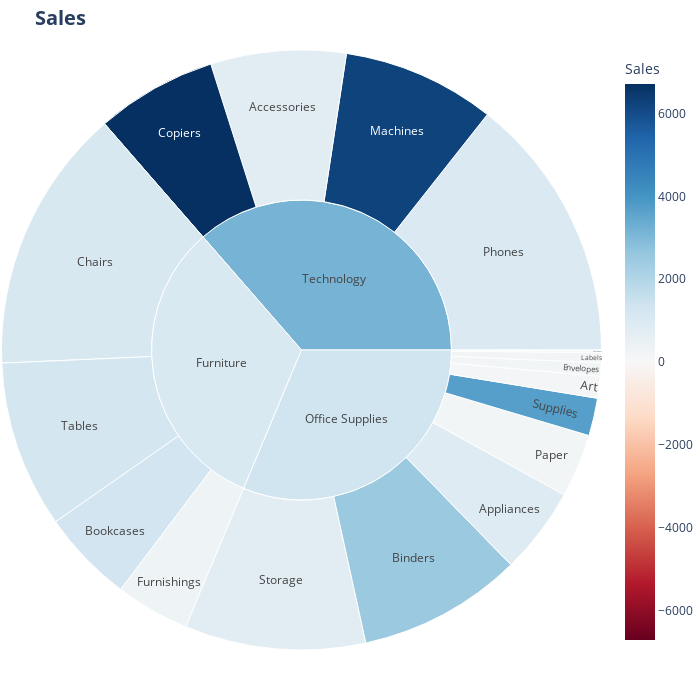

The notebook cell saved with this chart:
### Code cell
fig = px.sunburst(
    df,
    path=["Category", "Sub-Category"],
    values="Sales",
    color="Sales",
    color_continuous_scale="RdBu",
    color_continuous_midpoint=2.1,
    width=700,
    height=700
)

fig.update_traces(hovertemplate="<b>Sales: $%{value:.2f}")
 
fig.update_layout(
    title="<b>Sales",
    title_font={"size": 20},
    margin=dict(t=50, b=50, l=0, r=0),
)
fig.show()

### Figure 1 — Plotly figure (JSON) as saved in the notebook; plotly's stock layout.template omitted (floating-point values rounded to 4 significant figures)
{"data": [{"branchvalues": "total", "customdata": [[734.8], [884.9], [140.0], [2507.0], [1310.0], [1100.0], [6718.0], [174.1], [24.95], [323.8], [194.0], [6251.0], [163.9], [1021.0], [740.9], [3702.0], [1231.0], [1073.0], [1343.0], [3166.0]], "domain": {"x": [0, 1], "y": [0, 1]}, "hovertemplate": "<b>Sales: $%{value:.2f}", "ids": ["Technology/Accessories", "Office Supplies/Appliances", "Office Supplies/Art", "Office Supplies/Binders", "Furniture/Bookcases", "Furniture/Chairs", "Technology/Copiers", "Office Supplies/Envelopes", "Office Supplies/Fasteners", "Furniture/Furnishings", "Office Supplies/Labels", "Technology/Machines", "Office Supplies/Paper", "Technology/Phones", "Office Supplies/Storage", "Office Supplies/Supplies", "Furniture/Tables", "Furniture", "Office Supplies", "Technology"], "labels": ["Accessories", "Appliances", "Art", "Binders", "Bookcases", "Chairs", "Copiers", "Envelopes", "Fasteners", "Furnishings", "Labels", "Machines", "Paper", "Phones", "Storage", "Supplies", "Tables", "Furniture", "Office Supplies", "Technology"], "marker": {"coloraxis": "coloraxis", "colors": [734.8, 884.9, 140.0, 2507.0, 1310.0, 1100.0, 6718.0, 174.1, 24.95, 323.8, 194.0, 6251.0, 163.9, 1021.0, 740.9, 3702.0, 1231.0, 1073.0, 1343.0, 3166.0]}, "name": "", "parents": ["Technology", "Office Supplies", "Office Supplies", "Office Supplies", "Furniture", "Furniture", "Technology", "Office Supplies", "Office Supplies", "Furniture", "Office Supplies", "Technology", "Office Supplies", "Technology", "Office Supplies", "Office Supplies", "Furniture", "", "", ""], "type": "sunburst", "values": [167400.0, 107500.0, 27120.0, 203400.0, 114900.0, 328400.0, 149500.0, 16480.0, 3024.0, 91710.0, 12490.0, 189200.0, 78480.0, 330000.0, 223800.0, 46670.0, 207000.0, 742000.0, 719000.0, 836200.0]}], "layout": {"coloraxis": {"cmid": 2.1, "colorbar": {"title": {"text": "Sales"}}, "colorscale": [[0, "rgb(103,0,31)"], [0.1, "rgb(178,24,43)"], [0.2, "rgb(214,96,77)"], [0.3, "rgb(244,165,130)"], [0.4, "rgb(253,219,199)"], [0.5, "rgb(247,247,247)"], [0.6, "rgb(209,229,240)"], [0.7, "rgb(146,197,222)"], [0.8, "rgb(67,147,195)"], [0.9, "rgb(33,102,172)"], [1, "rgb(5,48,97)"]]}, "height": 700, "legend": {"tracegroupgap": 0}, "margin": {"b": 50, "l": 0, "r": 0, "t": 50}, "title": {"font": {"size": 20}, "text": "<b>Sales"}, "width": 700}}
